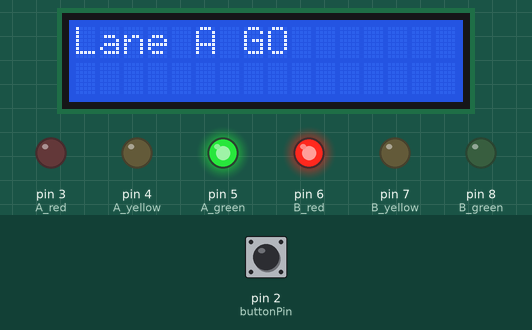
A sketch run on a simulated Arduino Uno, built with avr-gcc and run on an emulated ATmega328P. Shown: 16×2 character LCD, output pins drawn as LEDs (lit = HIGH). The test bench sets the inputs (shaded band); at power-on: pin 2 (buttonPin) HIGH.

Above: at 3.2 s.
3.3 s: pin 2 (buttonPin) pulled LOW for 3 s
At 6.5 s:
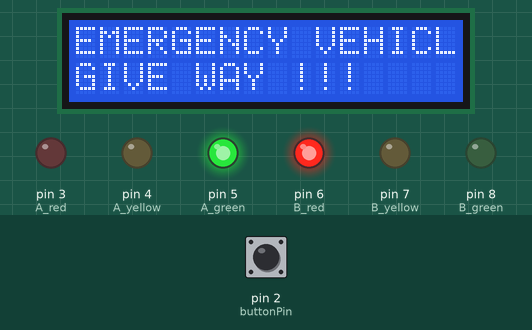
At 11.6 s:
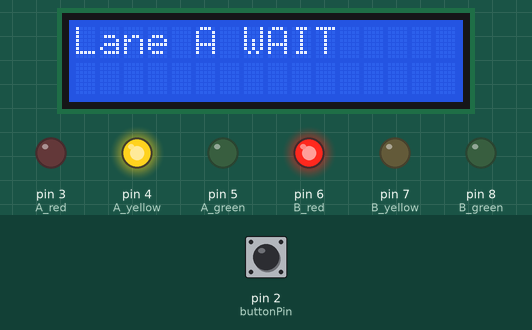
Timing chart, 0 to 26.1 s (numbered marks = the images above; inputs shaded):
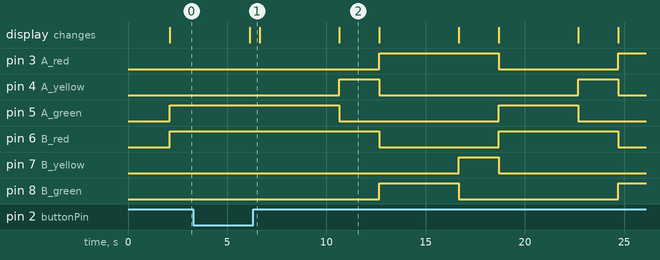

Measured:
- after the input at 3.3 s, the display: changes after 2.8 s (image 1)
- by itself, pin 4 (A_yellow): alternates HIGH for 2.0 s and LOW for 10.0 s

The sketch:

receiver.ino
```cpp
#include <Wire.h>
#include <LiquidCrystal_I2C.h>

LiquidCrystal_I2C lcd(0x27, 16, 2);

// Lane A
int A_red = 3;
int A_yellow = 4;
int A_green = 5;

// Lane B
int B_red = 6;
int B_yellow = 7;
int B_green = 8;

// Emergency Button
int buttonPin = 2;

void setup()
{
  pinMode(A_red, OUTPUT);
  pinMode(A_yellow, OUTPUT);
  pinMode(A_green, OUTPUT);

  pinMode(B_red, OUTPUT);
  pinMode(B_yellow, OUTPUT);
  pinMode(B_green, OUTPUT);

  pinMode(buttonPin, INPUT_PULLUP);

  lcd.init();
  lcd.backlight();

  lcd.print("Traffic System");
  delay(2000);
  lcd.clear();
}

void loop()
{
  if (digitalRead(buttonPin) == LOW)
  {
    ambulanceMode();  //  Emergency
  }
  else
  {
    normalCycle();    //  Normal
  }
}

// Emergency Mode
void ambulanceMode()
{
  lcd.clear();
  lcd.setCursor(0,0);
  lcd.print("EMERGENCY VEHICLE");
  lcd.setCursor(0,1);
  lcd.print("GIVE WAY !!!");

  // Lane A GREEN
  digitalWrite(A_red, LOW);
  digitalWrite(A_yellow, LOW);
  digitalWrite(A_green, HIGH);

  // Lane B RED
  digitalWrite(B_red, HIGH);
  digitalWrite(B_yellow, LOW);
  digitalWrite(B_green, LOW);

  delay(500);
}

// 🚦 Normal Traffic Cycle
void normalCycle()
{
  // Lane A GREEN
  lcd.clear();
  lcd.print("Lane A GO");

  digitalWrite(A_green, HIGH);
  digitalWrite(A_red, LOW);
  digitalWrite(A_yellow, LOW);

  digitalWrite(B_red, HIGH);
  digitalWrite(B_green, LOW);
  digitalWrite(B_yellow, LOW);

  delay(4000);
  if (digitalRead(buttonPin) == LOW) return;

  // Lane A YELLOW
  lcd.clear();
  lcd.print("Lane A WAIT");

  digitalWrite(A_green, LOW);
  digitalWrite(A_yellow, HIGH);

  delay(2000);
  if (digitalRead(buttonPin) == LOW) return;

  // Lane B GREEN
  lcd.clear();
  lcd.print("Lane B GO");

  digitalWrite(A_red, HIGH);
  digitalWrite(A_yellow, LOW);

  digitalWrite(B_red, LOW);
  digitalWrite(B_green, HIGH);

  delay(4000);
  if (digitalRead(buttonPin) == LOW) return;

  // Lane B YELLOW
  lcd.clear();
  lcd.print("Lane B WAIT");

  digitalWrite(B_green, LOW);
  digitalWrite(B_yellow, HIGH);

  delay(2000);
}
```
